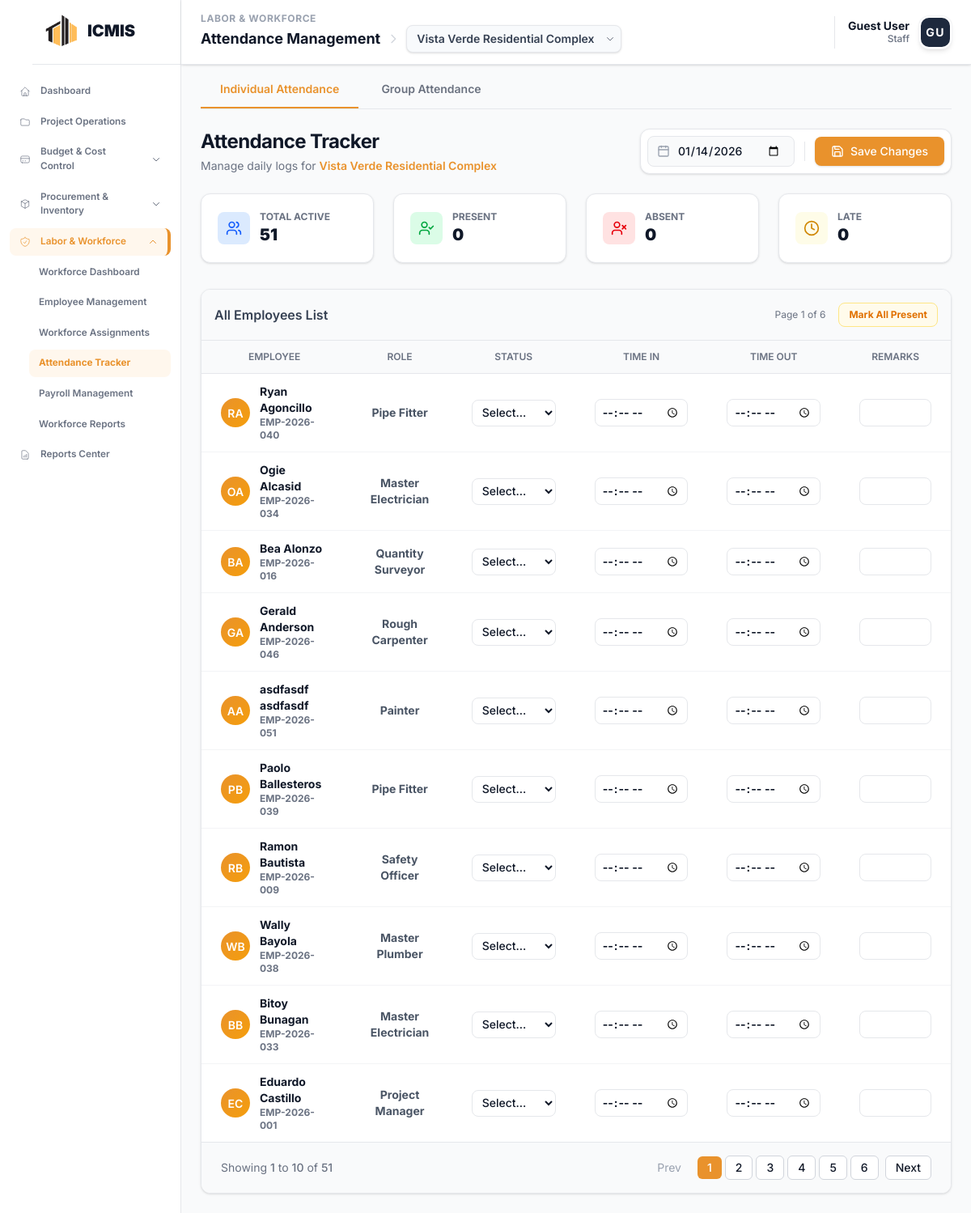
Page /modules/workforce/attendance.php on the committed database.
### tables this page shows
CREATE TABLE `icmis_projects` (
  `project_id` int NOT NULL,
  `project_code` varchar(20) NOT NULL,
  `project_name` varchar(255) NOT NULL,
  `description` text,
  `location` varchar(255) DEFAULT NULL,
  `status` enum('Planning','In Progress','Active','On Hold','Completed','Cancelled') DEFAULT 'Planning',
  `start_date` date DEFAULT NULL,
  `end_date` date DEFAULT NULL,
  `completion_rate` decimal(5,2) DEFAULT '0.00',
  `project_manager_id` int DEFAULT NULL,
  `total_budget` decimal(15,2) DEFAULT '0.00'
);

CREATE TABLE `workforce_employees` (
  `employee_id` int NOT NULL,
  `employee_code` varchar(20) NOT NULL,
  `user_id` int DEFAULT NULL,
  `job_title_id` int DEFAULT NULL,
  `employment_type` varchar(50) DEFAULT 'Full-time',
  `payment_type` varchar(50) DEFAULT 'Monthly',
  `daily_rate` decimal(10,2) DEFAULT '0.00',
  `monthly_salary` decimal(15,2) DEFAULT '0.00',
  `bank_name` varchar(100) DEFAULT NULL,
  `bank_account` varchar(50) DEFAULT NULL,
  `emergency_contact_name` varchar(100) DEFAULT NULL,
  `emergency_contact_phone` varchar(20) DEFAULT NULL,
  `supervisor_id` int DEFAULT NULL,
  `notes` text,
  `first_name` varchar(50) NOT NULL,
  `last_name` varchar(50) NOT NULL,
  `suffix` varchar(10) DEFAULT NULL,
  `gender` enum('Male','Female','Other','Prefer not to say') DEFAULT NULL,
  `birthday` date DEFAULT NULL,
  `email` varchar(100) DEFAULT NULL,
  `phone` varchar(20) DEFAULT NULL,
  `address` text,
  `status` enum('Active','Inactive','Terminated') DEFAULT 'Active',
  `hire_date` date DEFAULT NULL
);

CREATE TABLE `workforce_job_titles` (
  `job_title_id` int NOT NULL,
  `title_name` varchar(100) NOT NULL,
  `department` varchar(50) DEFAULT NULL,
  `description` text,
  `default_daily_rate` decimal(10,2) DEFAULT NULL,
  `default_monthly_salary` decimal(15,2) DEFAULT NULL,
  `is_active` tinyint(1) DEFAULT '1',
  `created_at` timestamp NULL DEFAULT CURRENT_TIMESTAMP,
  `updated_at` timestamp NULL DEFAULT CURRENT_TIMESTAMP ON UPDATE CURRENT_TIMESTAMP
);

### modules/workforce/attendance.php (the view, shortened to what the rows shown need)
<?php
$conn = getWorkforceConnection();
$selected_project_id = getProjectContext($conn);
$projects = [];
$sql_projects = "SELECT project_id, project_code, project_name FROM icmis_projects ORDER BY project_id DESC";
$result_projects = $conn->query($sql_projects);
if ($result_projects) {
    while ($row = $result_projects->fetch_assoc()) {
        $projects[] = $row;
    }
}
$selected_project_name = "All Projects";
if ($selected_project_id > 0) {
    foreach ($projects as $proj) {
        if ($proj['project_id'] == $selected_project_id) {
            $selected_project_name = $proj['project_name'];
            break;
        }
    }
}
$selectedDate = isset($_GET['date']) ? $_GET['date'] : date('Y-m-d');
$limit = 10;
$page = isset($_GET['page']) ? max(1, intval($_GET['page'])) : 1;
$offset = ($page - 1) * $limit;
$individual_employees = [];
$sql = "SELECT e.employee_id, e.employee_code, e.first_name, e.last_name,
        jt.title_name as job_title,
        a.attendance_id, a.time_in, a.time_out, a.status as attendance_status, a.remarks
        FROM workforce_employees e
        LEFT JOIN workforce_job_titles jt ON e.job_title_id = jt.job_title_id
        -- Join attendance for this specific date
        LEFT JOIN workforce_attendance a ON e.employee_id = a.employee_id AND a.attendance_date = ?
        WHERE e.status = 'Active'
        ORDER BY e.last_name ASC LIMIT ? OFFSET ?";
$stmt = $conn->prepare($sql);
$stmt->bind_param("sii", $selectedDate, $limit, $offset);
$stmt->execute();
$res = $stmt->get_result();
while ($row = $res->fetch_assoc()) $individual_employees[] = $row;
?>
<!DOCTYPE html>
<html lang="en">
<head>
    <?php include __DIR__ . '/../../includes/head_assetsv2.php'; ?>
</head>
<body class="bg-gray-50 text-gray-900">
    <?php include __DIR__ . '/../../includes/sidebar.php'; include __DIR__ . '/../../includes/toast.php'; include __DIR__ . '/../../includes/header.php'; ?>
    <main class="ml-56 mt-16 p-6 transition-all duration-300 animate-fade-in">
        <div class="max-w-7xl mx-auto">
            <div class="flex flex-col md:flex-row md:items-end justify-between gap-4 mb-6">
                <div>
                    <h1 class="text-2xl font-bold tracking-tight text-gray-900">Attendance Tracker</h1>
                    <p class="text-sm text-gray-500 mt-1">Manage daily logs for <span class="font-semibold text-[#e9922c]"><?php echo htmlspecialchars($selected_project_name); ?></span></p>
                </div>
            </div>
            <div id="view-individual">
                <div class="bg-white rounded-xl border border-gray-200 shadow-sm overflow-hidden">
                    <table class="w-full">
                        <thead class="bg-gray-50 border-b border-gray-200">
                            <tr>
                                <th class="text-center px-6 py-3 text-xs font-semibold text-gray-500 uppercase">Employee</th>
                                <th class="text-center px-6 py-3 text-xs font-semibold text-gray-500 uppercase">Role</th>
                                <th class="text-center px-6 py-3 text-xs font-semibold text-gray-500 uppercase w-32">Status</th>
                                <th class="text-center px-6 py-3 text-xs font-semibold text-gray-500 uppercase w-32">Time In</th>
                                <th class="text-center px-6 py-3 text-xs font-semibold text-gray-500 uppercase w-32">Time Out</th>
                                <th class="text-center px-6 py-3 text-xs font-semibold text-gray-500 uppercase">Remarks</th>
                            </tr>
                        </thead>
                        <tbody class="divide-y divide-gray-100">
                            <?php if (empty($individual_employees)): ?>
                                <tr>
                                    <td colspan="6" class="px-6 py-12 text-center text-gray-500">
                                        <div class="flex flex-col items-center justify-center">
                                            <div class="w-12 h-12 bg-gray-100 rounded-full flex items-center justify-center mb-3">
                                                <i data-lucide="user-x" class="w-6 h-6 text-gray-400"></i>
                                            </div>
                                            <p class="text-gray-900 font-medium mb-1">No active employees found.</p>
                                        </div>
                                    </td>
                                </tr>
                            <?php else: ?>
                                <?php foreach ($individual_employees as $emp):
                                    $initials = strtoupper(substr($emp['first_name'], 0, 1) . substr($emp['last_name'], 0, 1));
                                    $status = $emp['attendance_status'];
                                    $rowClass = $status === 'Absent' ? 'bg-red-50/50' : ($status === 'Present' ? 'bg-green-50/30' : '');
                                ?>
                                <tr class="hover:bg-gray-50 transition-colors attendance-row <?php echo $rowClass; ?>" data-id="<?php echo $emp['employee_id']; ?>">
                                    <td class="px-6 py-3">
                                        <div class="flex items-center gap-3">
                                            <div class="employee-avatar shrink-0"><?php echo $initials; ?></div>
                                            <div>
                                                <p class="font-bold text-gray-900 text-sm"><?php echo htmlspecialchars($emp['first_name'] . ' ' . $emp['last_name']); ?></p>
                                                <p class="text-xs text-gray-500 font-bold"><?php echo htmlspecialchars($emp['employee_code']); ?></p>
                                            </div>
                                        </div>
                                    </td>
                                    <td class="px-6 py-3 font-bold text-gray-600 text-center text-sm"><?php echo htmlspecialchars($emp['job_title'] ?? '—'); ?></td>
                                    <td class="px-6 py-3 w-20 font-bold text-center"><?php echo renderStatusSelect($status); ?></td>
                                    <td class="px-6 py-3 font-bold"><?php echo renderTimeInput('time_in', $emp['time_in'], $status); ?></td>
                                    <td class="px-6 py-3 font-bold"><?php echo renderTimeInput('time_out', $emp['time_out'], $status); ?></td>
                                    <td class="px-6 py-3 font-bold"><input type="text" name="remarks" value="<?php echo htmlspecialchars($emp['remarks'] ?? ''); ?>" oninput="saveToLocal(this)" class="w-full px-3 py-1.5 border border-gray-200 rounded-lg text-sm outline-none focus:border-[#e9922c]"></td>
                                </tr>
                                <?php endforeach; ?>
                            <?php endif; ?>
                        </tbody>
                    </table>
                </div>
            </div>
        </div>
    </main>
    <?php
    function renderStatusSelect($current) {
        $options = ['Present'=>'text-green-600','Late'=>'text-yellow-600','Absent'=>'text-red-600','On Leave'=>'text-blue-600'];
        $html = '<select name="status" onchange="handleStatusChange(this); saveToLocal(this)" class="w-26 px-2 py-1.5 border border-gray-200 rounded-lg text-sm font-medium focus:ring-2 focus:ring-[#e9922c] outline-none"><option value="" class="text-gray-400">Select...</option>';
        foreach($options as $val=>$class) {
            $sel=($current===$val)?'selected':'';
            $html.="<option value='$val' $sel class='$class'>$val</option>";
        }
        $html.='</select>';
        return $html;
    }
    function renderTimeInput($name, $val, $status) {
        $disabled = ($status === 'Absent' || $status === 'On Leave') ? 'disabled' : '';
        return "<input type='time' name='$name' value='$val' oninput='saveToLocal(this)' class='w-full px-2 py-1.5 border border-gray-200 rounded-lg text-sm focus:border-blue-500 outline-none disabled:bg-gray-100 disabled:text-gray-400' $disabled>";
    }
    ?>
</body>
</html>

### rows in the picture
icmis_projects: project_name "Vista Verde Residential Complex"
workforce_employees: initials "RA", first_name+last_name "Ryan Agoncillo", employee_code "EMP-2026-040", job_title.title_name "Pipe Fitter"
workforce_employees: initials "OA", first_name+last_name "Ogie Alcasid", employee_code "EMP-2026-034", job_title.title_name "Master Electrician"
workforce_employees: initials "BA", first_name+last_name "Bea Alonzo", employee_code "EMP-2026-016", job_title.title_name "Quantity Surveyor"
workforce_employees: initials "GA", first_name+last_name "Gerald Anderson", employee_code "EMP-2026-046", job_title.title_name "Rough Carpenter"
workforce_employees: initials "AA", first_name+last_name "asdfasdf asdfasdf", employee_code "EMP-2026-051", job_title.title_name "Painter"
workforce_employees: initials "PB", first_name+last_name "Paolo Ballesteros", employee_code "EMP-2026-039", job_title.title_name "Pipe Fitter"
workforce_employees: initials "RB", first_name+last_name "Ramon Bautista", employee_code "EMP-2026-009", job_title.title_name "Safety Officer"
workforce_employees: initials "WB", first_name+last_name "Wally Bayola", employee_code "EMP-2026-038", job_title.title_name "Master Plumber"
workforce_employees: initials "BB", first_name+last_name "Bitoy Bunagan", employee_code "EMP-2026-033", job_title.title_name "Master Electrician"
workforce_employees: initials "EC", first_name+last_name "Eduardo Castillo", employee_code "EMP-2026-001", job_title.title_name "Project Manager"

### other values in the picture
$pageSection "LABOR & WORKFORCE"
$pageTitle "Attendance Management"
$userName "Guest User"
$userRole "Staff"
$userInitials "GU"
$stats['total'] "51"
$stats['present'] "0"
$stats['absent'] "0"
$stats['late'] "0"
$page "1"
$totalPages "6"
$offset + 1 "1"
min($offset + $limit, $stats['total']) "10"
form field value "Vista Verde Residential Complex"
